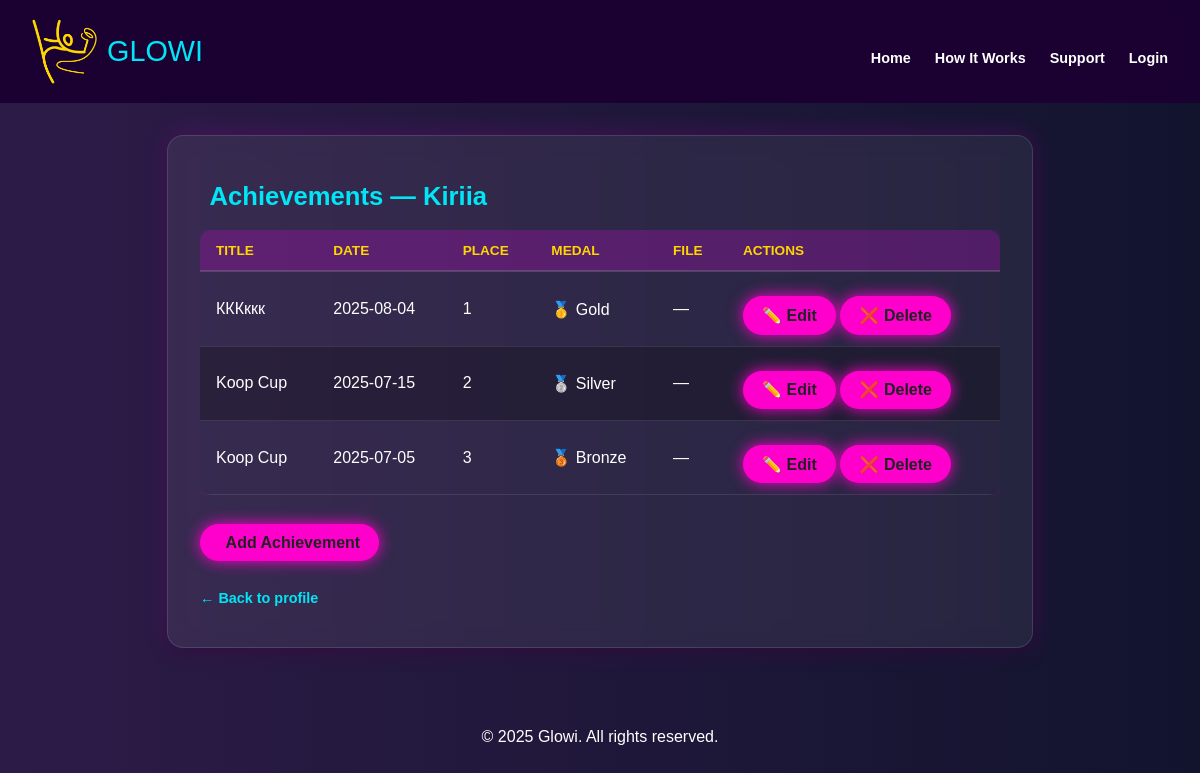
The page /child_achievements.php?childID=2 (signed in) on the database its author committed.
### tables this page shows
CREATE TABLE `children` (
  `childID` int(4) NOT NULL,
  `parentID` int(11) NOT NULL,
  `name` varchar(100) NOT NULL,
  `age` int(11) NOT NULL,
  `groupLevel` varchar(50) NOT NULL,
  `photoImage` varchar(255) DEFAULT 'placeholder_100.jpg',
  `created_at` timestamp NOT NULL DEFAULT current_timestamp(),
  `updated_at` timestamp NOT NULL DEFAULT current_timestamp() ON UPDATE current_timestamp(),
  `gender` enum('male','female','unknown') DEFAULT 'unknown'
);

CREATE TABLE `achievements` (
  `achievementID` int(11) NOT NULL,
  `childID` int(4) NOT NULL,
  `title` varchar(100) NOT NULL,
  `type` varchar(50) DEFAULT NULL,
  `fileURL` varchar(255) DEFAULT NULL,
  `dateAwarded` date NOT NULL,
  `created_at` timestamp NOT NULL DEFAULT current_timestamp(),
  `updated_at` timestamp NOT NULL DEFAULT current_timestamp() ON UPDATE current_timestamp(),
  `medal` enum('gold','silver','bronze','none') NOT NULL DEFAULT 'none',
  `place` int(3) DEFAULT NULL
);

### child_achievements.php (the view, shortened to what this page needs)
<?php
require 'database.php';
$parentID = $_SESSION['parentID'];
$childID = (int)$_GET['childID'];
$stmt = $pdo->prepare("SELECT * FROM children WHERE childID = ? AND parentID = ?");
$stmt->execute([$childID, $parentID]);
$child = $stmt->fetch(PDO::FETCH_ASSOC);
$stmt = $pdo->prepare("SELECT * FROM achievements WHERE childID = ? ORDER BY dateAwarded DESC");
$stmt->execute([$childID]);
$achievements = $stmt->fetchAll(PDO::FETCH_ASSOC);
?>
<!DOCTYPE html>
<html lang="ru">
<head>
  <link rel="stylesheet" href="css/main.css">
</head>
<body>
<?php include 'header.php'; ?>
<main class="container glowi-card">
  <h2><i data-lucide="star"></i> Achievements — <?= htmlspecialchars($child['name']) ?></h2>
  <?php if (empty($achievements)): ?>
    <p style="color:#ffccff;">There are no added achievements yet.</p>
  <?php else: ?>
    <div class="table-wrapper">
      <table class="glowi-table">
        <thead>
          <tr>
            <th>Title</th>
            <th>Date</th>
            <th>Place</th>
            <th>Medal</th>
            <th>File</th>
            <th>Actions</th>
          </tr>
        </thead>
        <tbody>
        <?php foreach ($achievements as $ach): ?>
          <tr>
            <td><?= htmlspecialchars($ach['title']) ?></td>
            <td><?= htmlspecialchars($ach['dateAwarded']) ?></td>
            <td><?= $ach['place'] ? (int)$ach['place'] : '-' ?></td>
            <td>
              <?php
                switch ($ach['medal']) {
                  case 'gold': echo '🥇 Gold'; break;
                  case 'silver': echo '🥈 Silver'; break;
                  case 'bronze': echo '🥉 Bronze'; break;
                }
              ?>
            </td>
            <td>
              <?php if (!empty($ach['fileURL'])): ?>
                <a href="<?= htmlspecialchars($ach['fileURL']) ?>" target="_blank">📎 File</a>
              <?php else: ?>
                —
              <?php endif; ?>
            </td>
            <td>
              <button type="button" class="btn-save" onclick='editAchievement(<?= json_encode($ach) ?>)'>✏️ Edit</button>
              <a href="?childID=<?= $childID ?>&deleteID=<?= $ach['achievementID'] ?>" class="btn-save" onclick="return confirm('Delete this achievement?')">❌ Delete</a>
            </td>
          </tr>
        <?php endforeach; ?>
        </tbody>
      </table>
    </div>
  <?php endif; ?>
  <p style="margin-top:1rem;">
    <a href="add_achievement.php?childID=<?= $childID ?>" class="btn-save">
      <i data-lucide="plus-circle"></i> Add Achievement
    </a>
  </p>
  <p><a href="child_profile.php?childID=<?= $childID ?>">← Back to profile</a></p>
</main>
<?php include 'footer.php'; ?>
</body>
</html>

### css/main.css (style rules this page uses)
html { scroll-behavior: smooth; }
body { margin: 0; font-family: 'Nunito', sans-serif; background: linear-gradient(to right, #2d1b47, #12142e); color: white; overflow-x: hidden; }
main.container.glowi-card { max-width: 400px; margin: 2rem auto; padding: 1.2rem 1.5rem; background: rgba(255, 255, 255, 0.07); border-radius: 16px; box-shadow: 0 6px 18px rgba(0, 0, 0, 0.3), 0 0 25px rgba(255, 0, 255, 0.2); backdrop-filter: blur(10px); border: 1px solid rgba(255, 255, 255, 0.12); transition: transform 0.3s ease, box-shadow 0.3s ease; animation: fadeInUp 0.7s ease forwards; }
main h2 { font-size: 1.6rem; margin-bottom: 1rem; color: #00e6f6; display: flex; align-items: center; gap: 0.6rem; }
.btn-save { width: 100%; padding: 0.6rem; font-weight: 700; font-size: 1rem; border: none; border-radius: 25px; background: #ff00cc; color: #212222; cursor: pointer; box-shadow: 0 0 15px #ff00cc; transition: background 0.3s ease, transform 0.2s ease; }
a { color: #00e6f6; font-weight: 600; margin-top: 0.8rem; display: inline-flex; align-items: center; gap: 0.4rem; font-size: 0.9rem; text-decoration: none; transition: color 0.3s ease; }
main.container.glowi-card { max-width: 800px; margin: 2rem auto; padding: 1.5rem 2rem; background: rgba(255, 255, 255, 0.07); border-radius: 16px; box-shadow: 0 6px 18px rgba(0, 0, 0, 0.3), 0 0 25px rgba(255, 0, 255, 0.2); backdrop-filter: blur(10px); border: 1px solid rgba(255, 255, 255, 0.12); animation: fadeInUp 0.7s ease forwards; }
main h2 { font-size: 1.6rem; margin-bottom: 1.2rem; color: #00e6f6; display: flex; align-items: center; gap: 0.6rem; }
.table-wrapper { overflow-x: auto; margin-top: 1rem; }
.glowi-table { width: 100%; border-collapse: collapse; border-radius: 12px; overflow: hidden; box-shadow: 0 0 20px rgba(255, 0, 255, 0.15); }
.glowi-table th { background: rgba(255, 0, 255, 0.2); color: #ffd700; text-align: left; padding: 0.8rem 1rem; font-weight: 600; text-transform: uppercase; font-size: 0.85rem; border-bottom: 2px solid rgba(255, 255, 255, 0.15); }
.glowi-table td { padding: 0.7rem 1rem; color: #fff; border-bottom: 1px solid rgba(255, 255, 255, 0.1); }
.glowi-table tr:nth-child(even) { background: rgba(0, 0, 0, 0.25); }
.btn-save { display: inline-flex; align-items: center; justify-content: center; gap: 0.4rem; width: auto; padding: 0.6rem 1.2rem; font-weight: 700; font-size: 1rem; border: none; border-radius: 25px; background: #ff00cc; color: #212222; cursor: pointer; box-shadow: 0 0 15px #ff00cc; transition: background 0.3s ease, transform 0.2s ease; text-decoration: none; }

### rows shown on the page
children: name "Kiriia"
achievements: title "КККккк", dateAwarded "2025-08-04", place "1", medal "🥇 Gold"
achievements: title "Koop Cup", dateAwarded "2025-07-15", place "2", medal "🥈 Silver"
achievements: title "Koop Cup", dateAwarded "2025-07-05", place "3", medal "🥉 Bronze"
